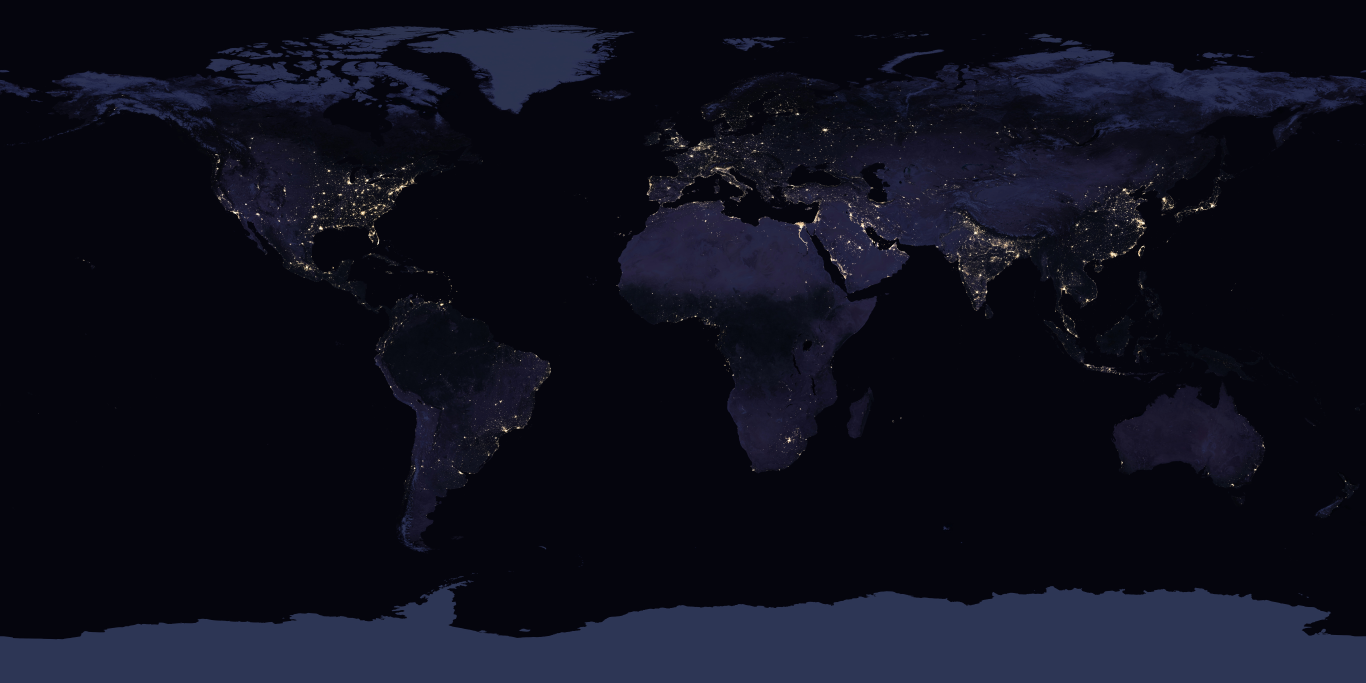
#> input picture pwa/assets/earth_night_8k.jpg, 8192 x 4096 px (shown at 1/6 size)
$ python generate_city_lights_alpha_preview.py
#> lines starting #> are read from the running program, lines starting #| are printed output that depends on the picture
from __future__ import annotations

from datetime import datetime
from pathlib import Path
import sys

try:
    import numpy as np
except ImportError:
    print("missing dependency: numpy", flush=True)
    print("install with: python -m pip install numpy Pillow", flush=True)
    sys.exit(1)

try:
    from PIL import Image, ImageFilter
except ImportError:
    print("missing dependency: Pillow", flush=True)
    print("install with: python -m pip install numpy Pillow", flush=True)
    sys.exit(1)


ROOT = Path(__file__).resolve().parents[1]
INPUT_PATH = ROOT / "pwa" / "assets" / "earth_night_8k.jpg"
OUTPUT_PATH = ROOT / "pwa" / "assets" / "earth_city_lights_alpha_preview_v3.png"

EXPECTED_SIZE = (8192, 4096)

LOW_THRESHOLD = 0.24
HIGH_THRESHOLD = 0.76
ALPHA_GAMMA = 0.70
BLUR_RADIUS = 0.55
WARMTH_MASK_ENABLED = True
POLAR_SUPPRESSION_ENABLED = True
WARM_TINT = np.array([255.0, 231.0, 176.0], dtype=np.float32) / 255.0


def smoothstep(edge0: float, edge1: float, x: np.ndarray) -> np.ndarray:
    t = np.clip((x - edge0) / max(1e-6, edge1 - edge0), 0.0, 1.0)
    return t * t * (3.0 - 2.0 * t)


def format_size(num_bytes: int) -> str:
    units = ["B", "KB", "MB", "GB"]
    value = float(num_bytes)
    for unit in units:
        if value < 1024.0 or unit == units[-1]:
            return f"{value:.1f}{unit}"
        value /= 1024.0
    return f"{num_bytes}B"


def main() -> None:
    print(f"input path: {INPUT_PATH}", flush=True)
    print(f"output path: {OUTPUT_PATH}", flush=True)
    print("starting image read...", flush=True)

    if not INPUT_PATH.exists():
        raise FileNotFoundError(f"input not found: {INPUT_PATH}")

    source = Image.open(INPUT_PATH).convert("RGB")
#> source is the input picture: PIL image 8192x4096 RGB; mean R, G, B 14.1, 15.2, 28
    print(f"input size: {source.size}", flush=True)
#| input size: (8192, 4096)
    print(f"mode: {source.mode}", flush=True)
#| mode: RGB

    if source.size != EXPECTED_SIZE:
        raise ValueError(
            f"unexpected input size {source.size}, expected {EXPECTED_SIZE}"
        )

    print("starting processing...", flush=True)

    rgb = np.asarray(source, dtype=np.float32) / 255.0
    r = rgb[..., 0]
    g = rgb[..., 1]
    b = rgb[..., 2]
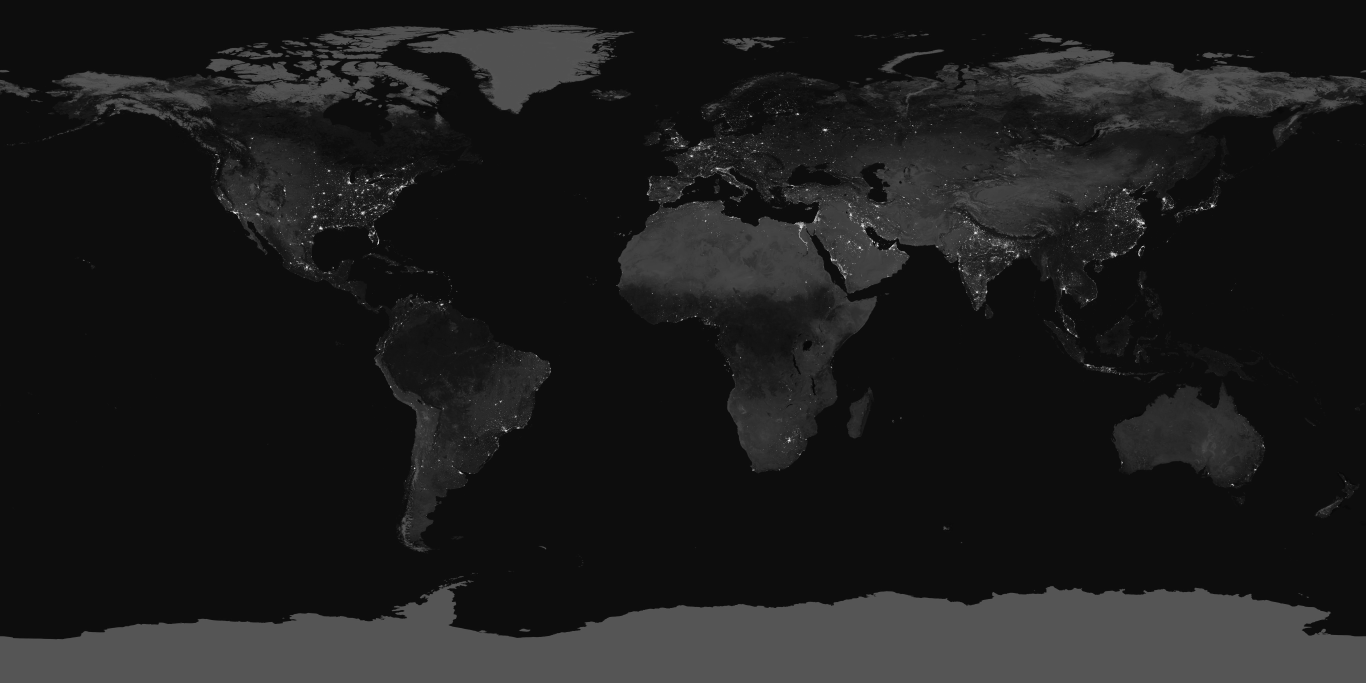
#> b: shape (4096, 8192) float32 (shown at 1/6 size); min 0, max 1, mean 0.11

    luminance = 0.2126 * r + 0.7152 * g + 0.0722 * b

    alpha = smoothstep(LOW_THRESHOLD, HIGH_THRESHOLD, luminance)
#> in smoothstep, `t = np.clip((x - edge0) / max(1e-6, edge1 - edge0), 0.0, 1.0)`:
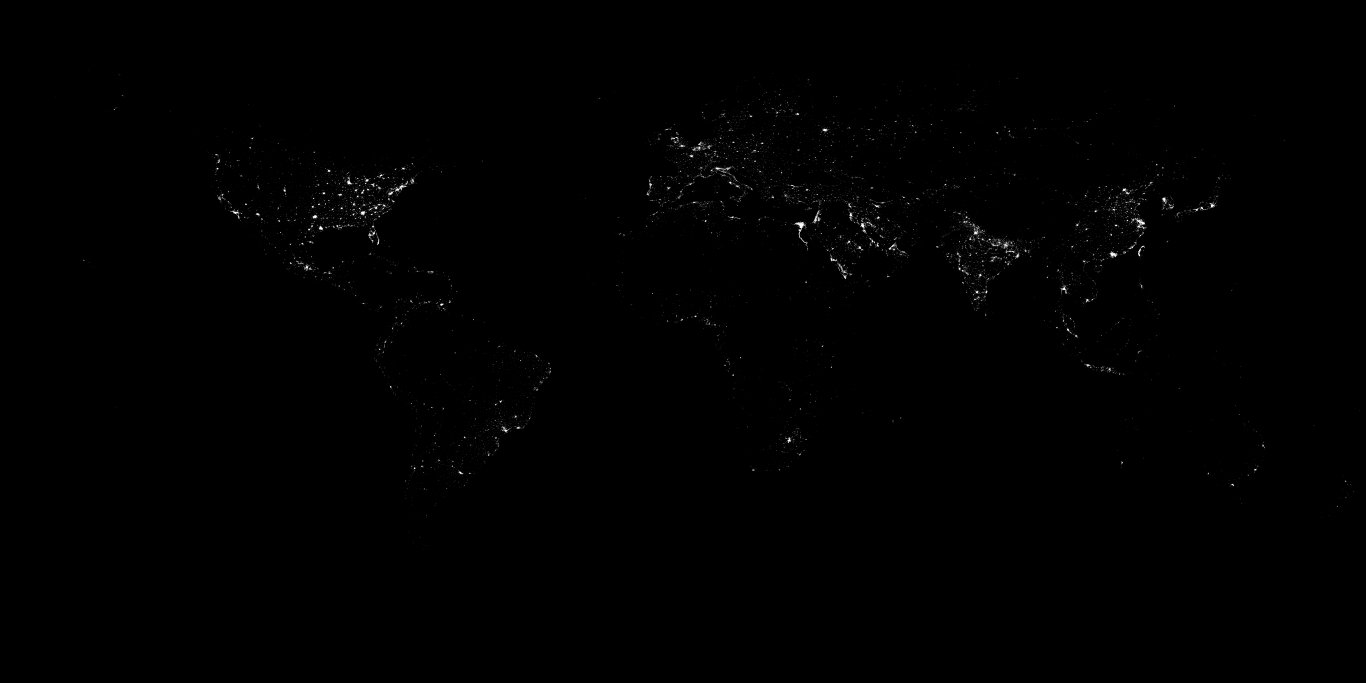
#> t: shape (4096, 8192) float32 (shown at 1/6 size); min 0, max 1, mean 0.0029
    alpha = np.power(alpha, ALPHA_GAMMA, dtype=np.float32)
    mid_lights = smoothstep(LOW_THRESHOLD * 0.85, HIGH_THRESHOLD * 0.90, luminance)
    alpha = np.clip(alpha + 0.12 * mid_lights * (1.0 - alpha), 0.0, 1.0)

    if WARMTH_MASK_ENABLED:
        warm_score = np.clip(r + 0.6 * g - 1.2 * b, -1.0, 1.0)
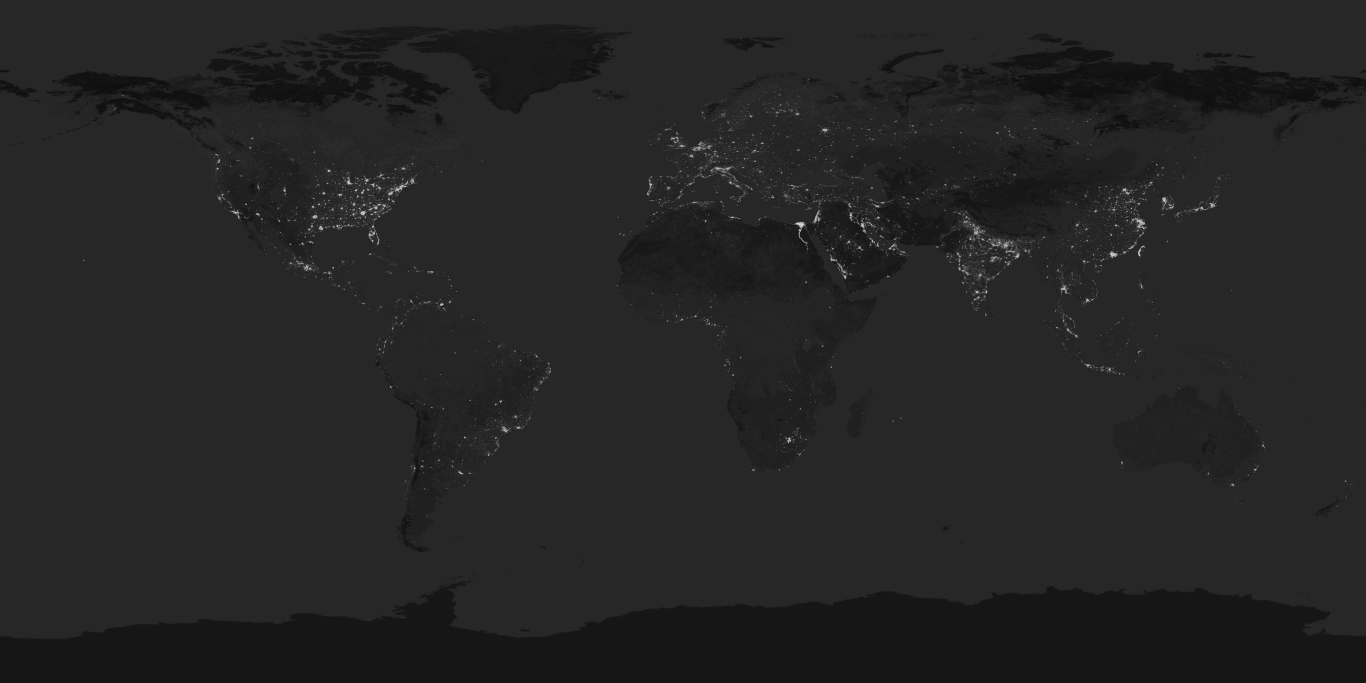
#> warm_score: shape (4096, 8192) float32 (shown at 1/6 size); min -0.187, max 0.829, mean -0.0407; drawn with min black and max white
        warm_mask = smoothstep(-0.12, 0.08, warm_score)
#> call 3 of smoothstep, with edge0 = -0.12, edge1 = 0.08
#> in smoothstep (call 3), `return t * t * (3.0 - 2.0 * t)`:
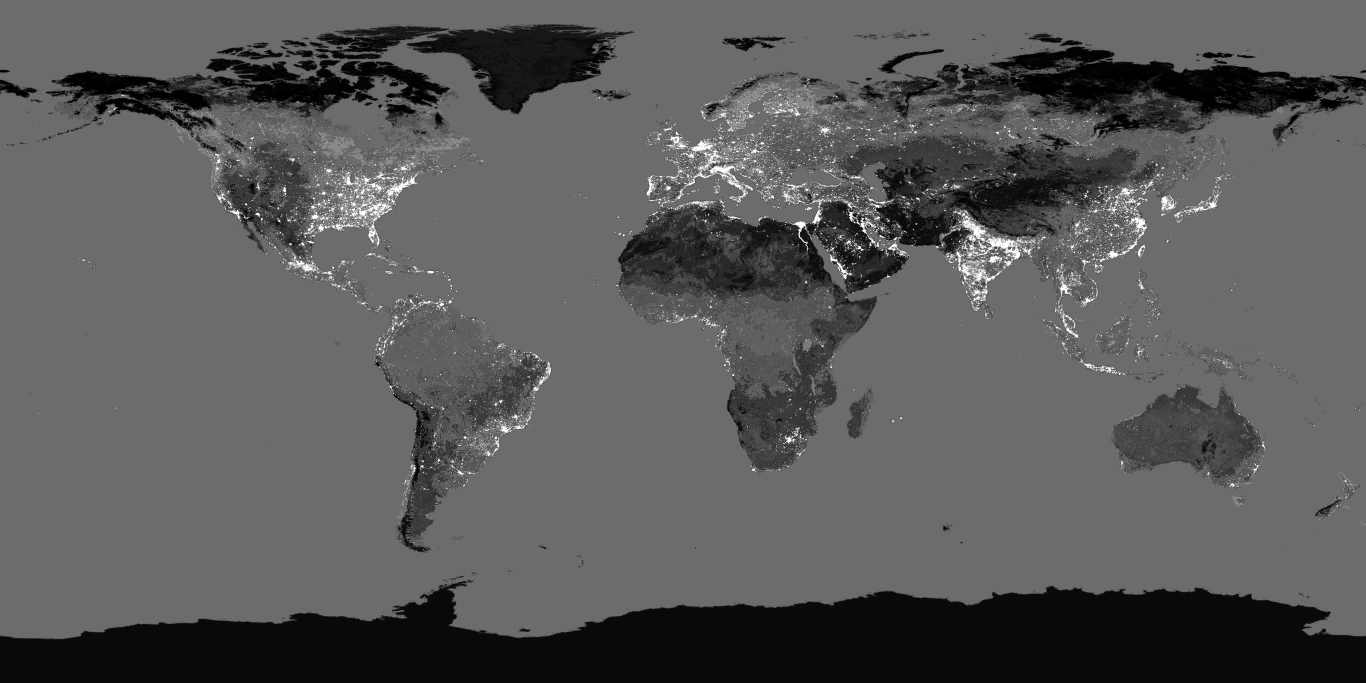
#> returned value: shape (4096, 8192) float32 (shown at 1/6 size); min 0, max 1, mean 0.354
        blue_penalty = np.clip((b - (0.85 * r + 0.95 * g)) / 0.35, 0.0, 1.0)
        alpha *= (0.45 + 0.55 * warm_mask)
#> (the run stopped early here; a loop or call above may not have finished)
